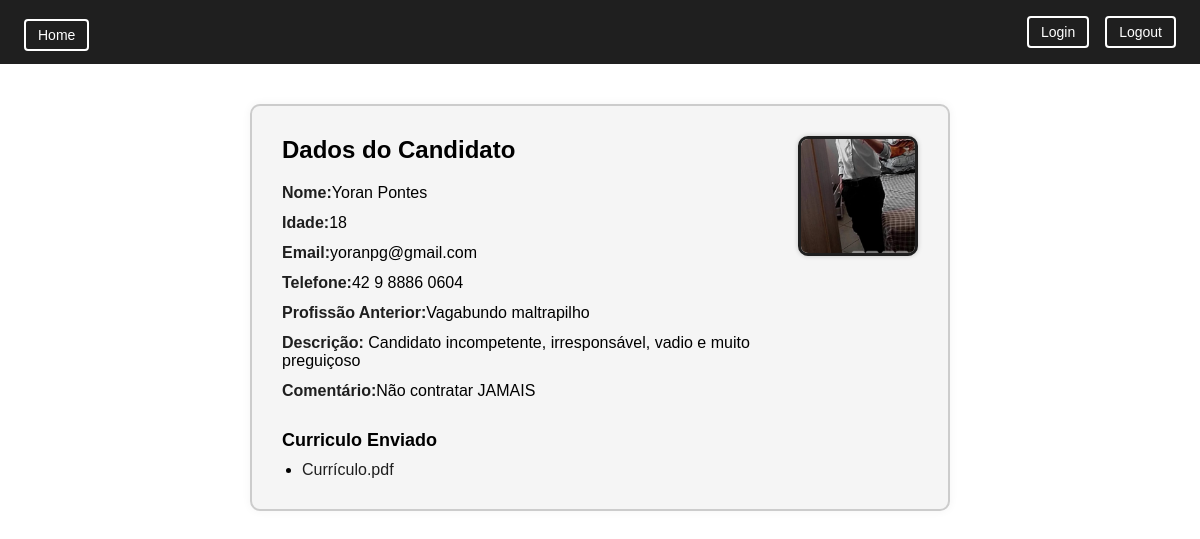
Screenshot of /info-candidato?id=13 (signed in) with the database file from the repository.
### tables this page shows
CREATE TABLE candidate (
	id INTEGER PRIMARY KEY AUTOINCREMENT, 
	name TEXT NOT NULL, 
	idade INTEGER NOT NULL, 
	email TEXT NOT NULL, 
	phone TEXT, 
	prof_anterior TEXT, 
	description TEXT, 
	comment TEXT, 
	curriculum TEXT, 
	photo TEXT
);

### src/Controllers/ControllerInfoCandidato.php (called while the page is built, shortened)
<?php
class ControllerInfoCandidato implements Controller
{
    public function request(): void
    {
        $id = filter_input(INPUT_GET, 'id', FILTER_VALIDATE_INT);
        $candidato = $this->repository->find($id);
        require_once __DIR__ . '/../Views/view-info.php';
    }
}

### public/index.php (called while the page is built, shortened)
<?php
$routes = require __DIR__ . "/../config/routes.php";
$path = __DIR__ . "/../BD.sqlite";
$pdo = new PDO("sqlite:$path");
$repository = new CandidateRepository($pdo);
$path_info = $_SERVER['PATH_INFO'] ?? '/';
$http_method = $_SERVER['REQUEST_METHOD'];
$key = "$http_method|$path_info";
if(array_key_exists($key, $routes)){
    $controller = new $controllerClass($repository);
}else{
    $controller;
}
$controller->request();

### src/Repository/CandidateRepository.php (called while the page is built, shortened)
<?php
class CandidateRepository
{
    public function find(int $id): ?Candidato
    {
        $stmt = $this->pdo->prepare("SELECT * FROM candidate WHERE id = :id;");
        $stmt->bindValue(':id', $id, \PDO::PARAM_INT);
        $stmt->execute();
        return $this->hydrate($stmt->fetch(\PDO::FETCH_ASSOC));
    }
    private function hydrate(array $candidatoData): Candidato
    {
        $candidato = new Candidato($candidatoData['name'], $candidatoData['idade'], $candidatoData['email'], $candidatoData['phone'], $candidatoData['prof_anterior'], $candidatoData['description'], $candidatoData['comment']);
        $candidato->setId(intval($candidatoData['id']));
        if($candidatoData['photo'] !== null) $candidato->setPhoto($candidatoData['photo']);
        if($candidatoData['curriculum'] !== null) $candidato->setCurriculum($candidatoData['curriculum']);
        return $candidato;
    }
}

### src/Entity/Candidato.php (called while the page is built, shortened)
<?php
class Candidato
{
    private ?string $curriculum = null;
    private ?string $photo = null;
    public function setCurriculum(?string $curriculum){
        $this->curriculum = $curriculum;
    }
    public function setPhoto(?string $photo){
        $this->photo = $photo;
    }
    public function getCurriculum():?string
    {
        return $this->curriculum;
    }
    public function getPhoto():?string
    {
        return $this->photo;
    }
}

### src/Views/view-info.php (the view)
<?php require_once __DIR__ . "/cabecaslho.php";?>
<main class="visualizacao-container">
    <div class="dados-candidato">
        <div class="foto-perfil">
            <img src="/arquivos/<?= $candidato->getPhoto();?>" alt="Foto do Candidato" style="width: 100%" />
        </div>
        <h2>Dados do Candidato</h2>
        <p><strong>Nome:</strong><?= $candidato->name;?></p>
        <p><strong>Idade:</strong><?= $candidato->idade;?></p>
        <p><strong>Email:</strong><?= $candidato->email;?></p>
        <p><strong>Telefone:</strong><?= $candidato->phone;?></p>
        <p><strong>Profissão Anterior:</strong><?= $candidato->profAnterior;?></p>
        <p><strong>Descrição:</strong> <?= $candidato->description;?></p>
        <p><strong>Comentário:</strong><?= $candidato->comment;?></p>
        <div class="arquivos-enviados">
        <h3>Curriculo Enviado</h3>
        <ul>
            <li><a href="/arquivos/<?= $candidato->getCurriculum();?>" download="<?= substr($candidato->getCurriculum(), strpos($candidato->getCurriculum(), "_") + 1);?>">Currículo.pdf</a></li>
        </ul>
        </div>
    </div>
</main>
<?php require_once __DIR__ . "/rodape.php"?>

### public/css/style.css (style rules this page uses)
* { margin: 0; padding: 0; box-sizing: border-box; }
a { text-decoration: none; color: white; }
.visualizacao-container { display: flex; justify-content: center; padding: 40px; font-family: Arial, sans-serif; }
.dados-candidato { background-color: #f5f5f5; border: 2px solid #ccc; border-radius: 10px; padding: 30px; max-width: 700px; width: 100%; box-shadow: 0 0 10px rgba(0, 0, 0, 0.05); }
.dados-candidato h2 { margin-bottom: 20px; font-size: 24px; }
.dados-candidato p { font-size: 16px; margin-bottom: 12px; }
.dados-candidato strong { color: #1f1f1f; }
.arquivos-enviados { margin-top: 30px; }
.arquivos-enviados h3 { margin-bottom: 10px; font-size: 18px; }
.arquivos-enviados ul { list-style-type: disc; padding-left: 20px; }
.arquivos-enviados a { text-decoration: none; color: #1f1f1f; }
.foto-perfil { position: absolute; top: 30px; right: 30px; width: 120px; height: 120px; border: 3px solid #1f1f1f; border-radius: 10px; overflow: hidden; background-color: white; box-shadow: 0 0 5px rgba(0, 0, 0, 0.2); }
.foto-perfil img { width: 100%; height: 100%; object-fit: cover; }
.dados-candidato { position: relative; padding-right: 170px; }

### rows the page displays
candidate: photo (picture), name "Yoran Pontes", idade "18", email "yoranpg@gmail.com", phone "42 9 8886 0604", prof_anterior "Vagabundo maltrapilho", description "Candidato incompetente, irresponsável, vadio e muito preguiçoso", comment "Não contratar JAMAIS"
